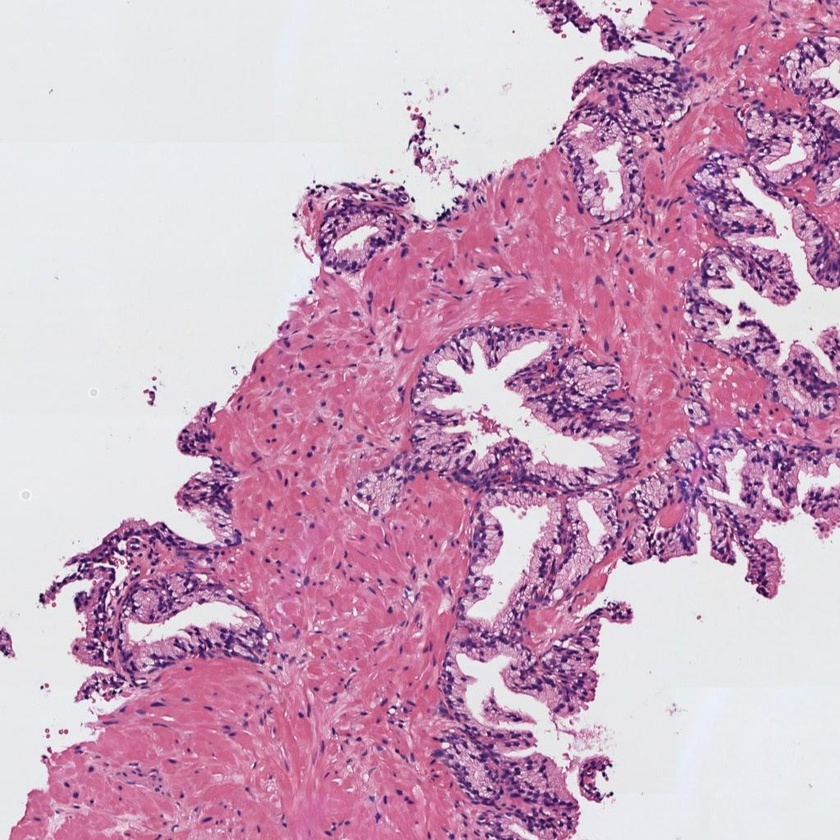
#> input picture histo_1.jpg, 840 x 840 px, shrunk from 1024 x 1024 before the run
$ jupyter execute Actividad_P1.ipynb
#> lines starting #> are read from the running program, lines starting #| are printed output that depends on the picture; after the words box and inside, x2 and y2 are one past the last pixel; in counts of white or black regions, pixels touching at a corner belong together
## Convocatoria 1 - Proyecto 1

#### 0) Cargar una de las imágenes histológicas

[cell 1]
# Utilizar la librería skimage.io para leer la imagen 'histo_x.jpg' en formato RGB.
# Normalizar la imagen para que los píxeles se encuentren en el rango [0, 1]
# Visualizar la imagen

import numpy as np
import matplotlib.pyplot as plt
import skimage.io as io
import cv2

img = io.imread('histo_1.jpg')/255

fig, (ax1, ax2) = plt.subplots(1, 2, figsize=(12, 6))

ax1.imshow(img), ax1.set_title('Imagen')

ax2.hist(img.flatten(), bins=50, range=[0, 1]), ax2.set_title('Histograma')

plt.show()
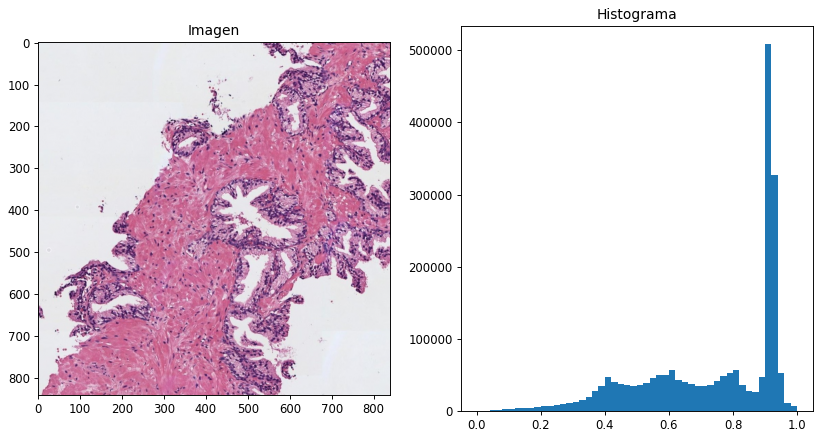
#> figure drawn by matplotlib, 2 panels; panel 2: tallest bar 508245 high, from x = 0.9 to 0.92

#### 1) Realizar una transformación de color para convertir la imagen al espacio de color CMYK

[cell 2]
# Extraer la componente magenta de la imagen (que corresponde a la región tisular)
# Visualizar la imagen del canal magenta

with np.errstate(invalid='ignore', divide='ignore'):
    K = 1 - np.max(img, axis=2)
    C = (1-img[:,:,0]-K)/(1-K)
    M = (1-img[:,:,1]-K)/(1-K)
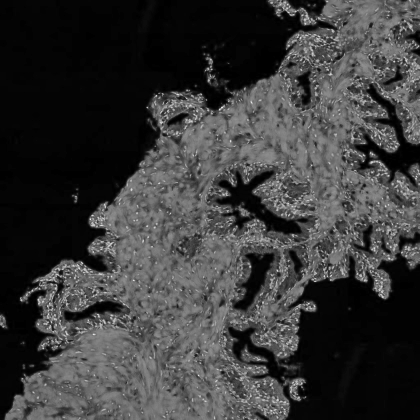
#> M: shape (840, 840) float64 (shown at 1/2 size); min 0, max 1, mean 0.229
    Y = (1-img[:,:,2]-K)/(1-K)

CMYK = (np.dstack((C,M,Y,K))*255).astype('uint8')
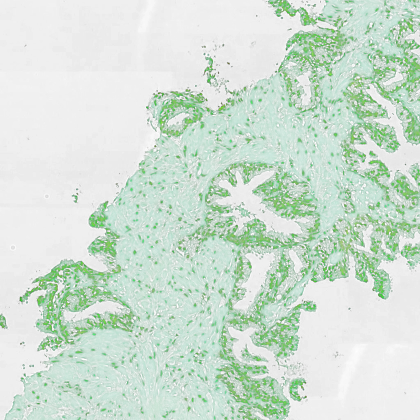
#> CMYK: shape (840, 840, 4) (shown at 1/2 size); mean R, G, B, A 2.9, 57.9, 20.2, 47.4; transparent parts drawn white
C,M,Y,K = cv2.split(CMYK)

# Visualización
fig, ax = plt.subplots(1, 2, figsize=(12, 6))

ax[0].imshow(img), ax[0].set_title('Original')
ax[1].imshow(M.astype('uint8'), cmap='gray'), ax[1].set_title('Magenta')

plt.show()

#### 2) Umbralizar la imagen para separar los píxeles del fondo de la región tisular

[cell 3]
# Aplicar un filtro gaussiano de tamaño 5x5 y después utilizar el método de Otsu de manera que
# los píxeles correspondientes al lumen y al background de la imagen sean 1s y el resto de los píxeles tengan un valor de 0.
# Nota: Recordar que el método de Otsu requiere como input una imagen en el rango [0-255] en formato "uint8".
# Visualizar la máscara resultante

gaussian_img = cv2.GaussianBlur(M, (5,5), 0)
t, mask = cv2.threshold(gaussian_img, 0, 1, cv2.THRESH_OTSU)
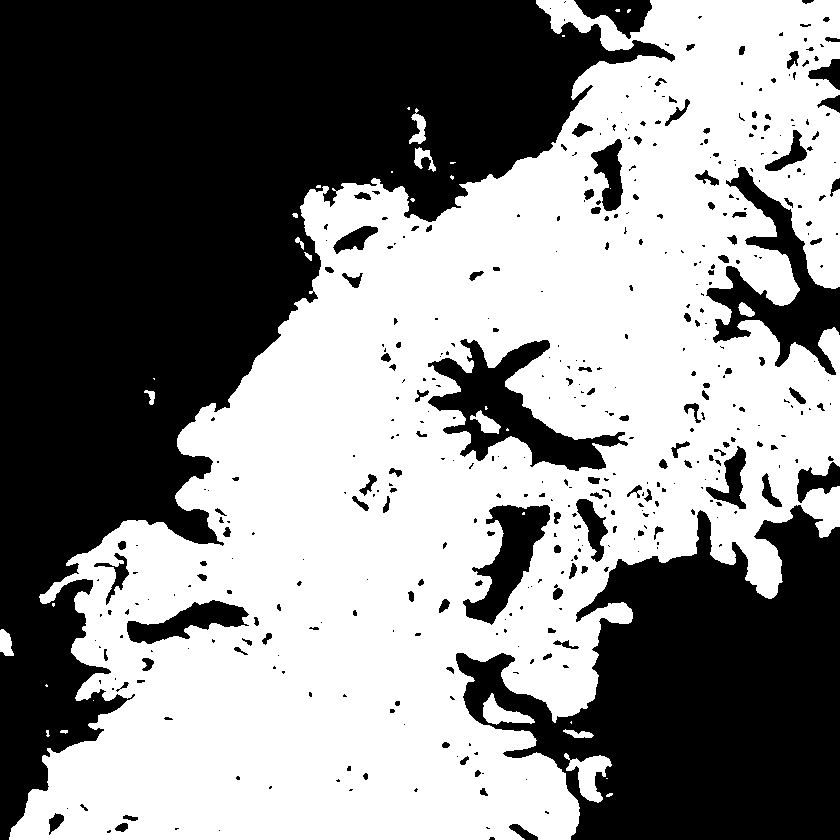
#> mask: shape (840, 840); values 0 (black) and 1 (white), 52.7% white; 443 black regions (298 under 20 px), largest, box (x1, y1, x2, y2) and area: (0, 0, 675, 840) 214960, (456, 505, 840, 840) 76845, (428, 339, 628, 471) 9195
#> t = 55

mask = 1 - mask

plt.title('Máscara Otsu t = ' + str(t))
plt.imshow(mask, cmap='gray')
plt.show()

#### 3) Limpiar la imagen eliminando los artefactos de lumen (objetos blancos pequeños que no son lúmenes)

[cell 4]
# Utilizar la librería skimage.morphology.remove_small_objects para eliminar aquellos objetos cuya área sea menor a 300 píxeles
# Más información en https://scikit-image.org/docs/dev/api/skimage.morphology.html#skimage.morphology.remove_small_objects
# Visualizaer la máscara resultante

from skimage import morphology

mask_filtered = morphology.remove_small_objects(mask.astype(bool), min_size=300)
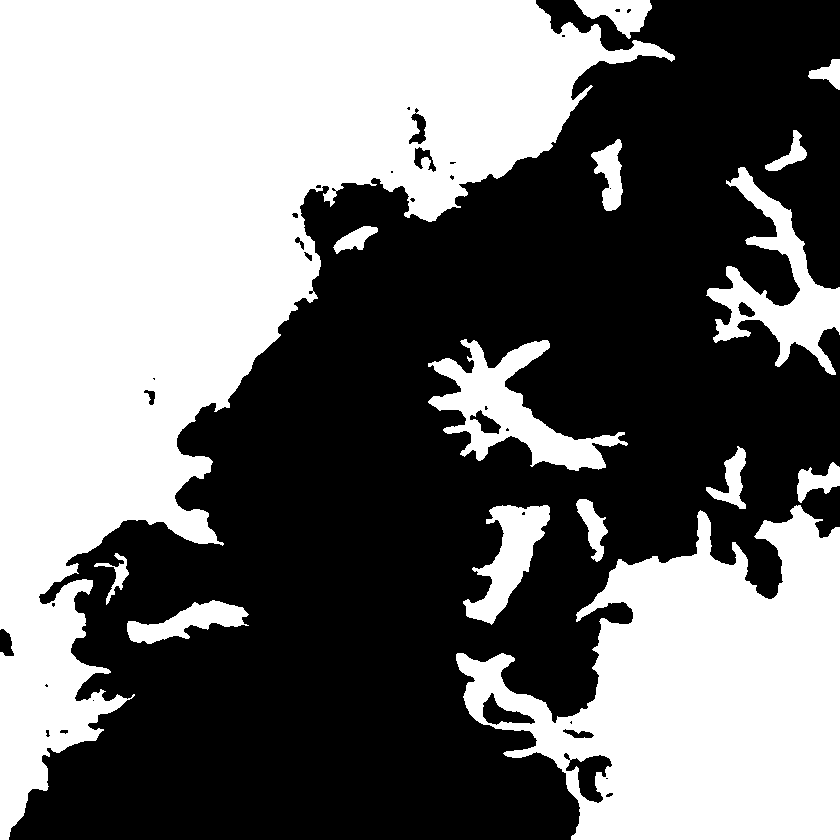
#> mask_filtered: shape (840, 840) bool; 46% white; 15 white regions, largest, box (x1, y1, x2, y2) and area: (0, 0, 675, 840) 214960, (456, 505, 840, 840) 76845, (428, 339, 628, 471) 9195
mask_filtered = mask_filtered.astype('uint8')

fig, ax = plt.subplots(1, 2, figsize=(12, 6))
ax[0].imshow(mask, cmap='gray'), ax[0].set_title('Máscara Original')
ax[1].imshow(mask_filtered, cmap='gray'), ax[1].set_title('Máscara Filtrada')

plt.show()

#### 4) Rellenar con 0s el fondo de la imagen para quedarnos únicamente con los lúmenes

[cell 5]
# Aplicar el algoritmo de expansión a partir de semillas (region growing) de manera que únicamente los lúmenes sean blancos
# y el resto de la imagen negra. Pista: utilizar dos semillas. Nota: Se pueden fijar las semillas de manera manual, pero
# se valorará positivamente a aquell@s que desarrollen una función para encontrarlas automáticamente.
# Visualizar la máscara resultante.

mask_lumenes = mask_filtered.copy()

h, w = mask_lumenes.shape
ref = np.zeros((h+2, w+2), np.uint8)

seed_points = [(0, 0), (w-1, w-1)]

for seed_point in seed_points:
    cv2.floodFill(mask_lumenes, ref, seed_point, 0)
#> mask_lumenes: shape (840, 840); values 0 (black) and 1 (white), 4.6% white; 13 white regions, largest, box (x1, y1, x2, y2) and area: (428, 339, 628, 471) 9195, (706, 167, 840, 375) 8747, (463, 505, 550, 625) 4448

fig, ax = plt.subplots(1, 2, figsize=(12, 6))
ax[0].imshow(mask_filtered, cmap='gray'), ax[0].set_title('Máscara Filtrada')
ax[1].imshow(mask_lumenes, cmap='gray'), ax[1].set_title('Máscara Rellenada')

plt.show()

#### 5) Rellenar los objetos de los lúmenes

[cell 6]
# Rellenar los lúmenes con la función binary_fill_holes de la librería scipy.ndimage.morphology
# Visualizar la máscara resultante

from scipy.ndimage import binary_fill_holes as bfh

mask_filled = bfh(mask_lumenes)
#> mask_filled: shape (840, 840) bool; 4.7% white; 13 white regions, largest, box (x1, y1, x2, y2) and area: (428, 339, 628, 471) 9550, (706, 167, 840, 375) 8898, (463, 505, 550, 625) 4456
mask_filled = mask_filled.astype('uint8')

fig, ax = plt.subplots(1, 2, figsize=(12, 6))
ax[0].imshow(mask_lumenes, cmap='gray'), ax[0].set_title('Máscara Rellenada')
ax[1].imshow(mask_filled, cmap='gray'), ax[1].set_title('Máscara con Lúmenes Rellenados')

plt.show()

#### 6) Detectar y dibujar los contornos de los lúmenes sobre la imagen original

[cell 7]
# Dibujar los contornos de los lúmenes en color verde sobre la imagen original RGB. Nota: Utilizar los flags necesarios
# para que los contornos en verde sean perfectamente visibles.
# Visualizar la imagen superpuesta

from skimage.measure import label
from skimage.measure import regionprops

lab, num = label(mask_filled, return_num=True)
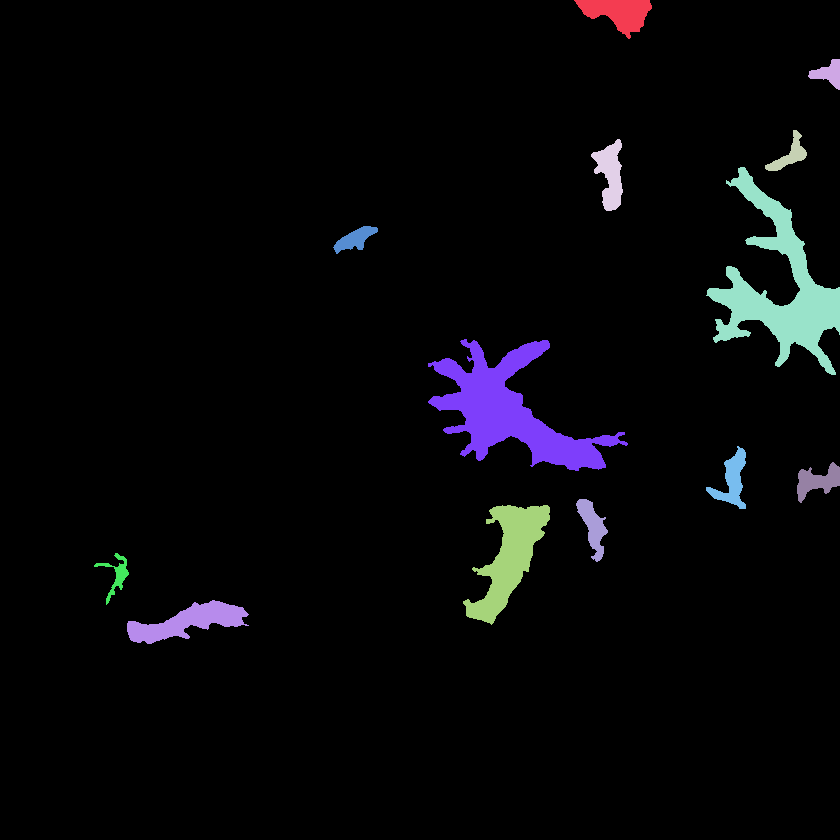
#> lab: shape (840, 840) int64; 14 distinct labels, from 0 to 13; one colour per label, 0 black
#> num = 13

print('Número de objetos: ', num)
#| Número de objetos:  13

img_contours = img.copy()

for i in range(1, num+1):

    objeto = lab == i
    objeto = objeto.astype('uint8')

    prop = regionprops(objeto)
    bbox = prop[0].bbox
    start_point = (bbox[1], bbox[0])
    end_point = (bbox[3], bbox[2])
    cv2.rectangle(img_contours, start_point, end_point, (0, 1, 0), 5)
#> this loop made 13 passes
#> (bbox, start_point, end_point) on passes 1 to 8: ((0, 574, 39, 652), (574, 0), (652, 39)), ((59, 808, 90, 840), (808, 59), (840, 90)), ((130, 765, 171, 807), (765, 130), (807, 171)), ((139, 591, 211, 623), (591, 139), (623, 211)), ((167, 706, 375, 840), (706, 167), (840, 375)), ((226, 333, 254, 378), (333, 226), (378, 254)), ((339, 428, 471, 628), (428, 339), (628, 471)), ((446, 706, 509, 746), (706, 446), (746, 509))
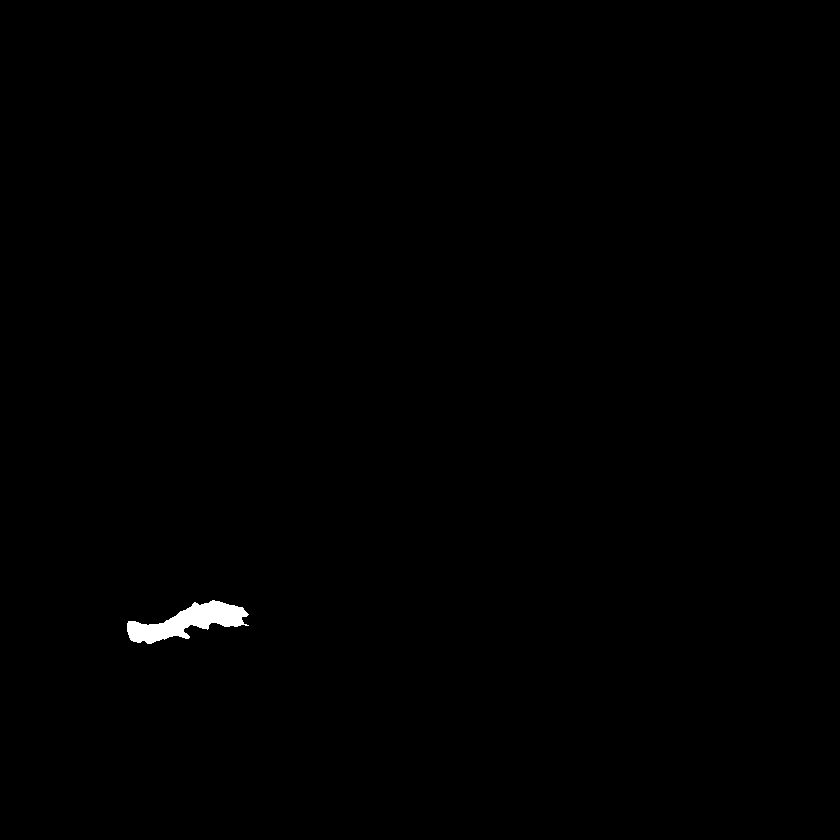
#> objeto: shape (840, 840); values 0 (black) and 1 (white), 0.35% white; 1 white region, box (x1, y1, x2, y2) and area: (127, 600, 249, 644) 2476

plt.title('Imagen Original con Lúmenes Contorneados')
plt.imshow(img_contours)
plt.show()

#### 7) Identificar y cropear el lumen más grande

[cell 8]
# Determinar cuál es el lumen de mayor área y hacer un crop del mismo sobre la imagen original RGB.
# Visualizar el lumen cropeado.

max_area = 0
max_area_index = 0

for i in range(1, num+1):

    objeto = lab == i
    objeto = objeto.astype('uint8')

    prop = regionprops(objeto)
    area = prop[0].area

    if area > max_area:
        max_area = area
        max_area_index = i
#> this loop made 13 passes
#> (area, max_area) on passes 1, 5, 7: (1640, 1640), (8898, 8898), (9550, 9550)
#> after the loop, max_area = 9550; max_area_index = 7

print('Lumen de mayor área: ', max_area_index)
#| Lumen de mayor área:  7
print('Área: ', max_area)
#| Área:  9550.0
img_max_lumen = img.copy()

objeto = lab == max_area_index
#> objeto: shape (840, 840) bool; 1.4% white; 1 white region
objeto = objeto.astype('uint8')
prop = regionprops(objeto)
#> prop = 1 regions; box (x1, y1, x2, y2) and area: (428, 339, 628, 471) 9550
bbox = prop[0].bbox
#> bbox = (339, 428, 471, 628)
start_point = (bbox[1], bbox[0])
#> start_point = (428, 339)
end_point = (bbox[3], bbox[2])
#> end_point = (628, 471)
cv2.rectangle(img_max_lumen, start_point, end_point, (0, 1, 0), 5)

img_cropped = img[bbox[0]:bbox[2], bbox[1]:bbox[3]]
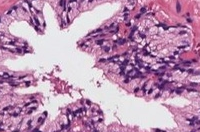
#> img_cropped: shape (132, 200, 3) float64; mean R, G, B 0.735, 0.574, 0.701

fig, ax = plt.subplots(1, 2, figsize=(12, 6))
ax[0].imshow(img_max_lumen), ax[0].set_title('Imagen Original con Lumen de Mayor Área')
ax[1].imshow(img_cropped), ax[1].set_title('Recorte del Lumen con Mayor Área')

plt.show()

#### 8) Extraer 13 características geométricas que permitan caracterizar el lumen recortado

[cell 9]
# Calcular las siguientes características del crop del lumen de mayor área, redondeando su valor hasta el cuarto decimal.
# 1) Área
# 2) Área de la bounding box
# 3) Área convexa
# 4) Exentricidad
# 5) Diámetro equivalente
# 6) Extensión
# 7) Diámetro Feret
# 8) Longitud del eje mayor
# 9) Longitud del eje menor
# 10) Orientación
# 11) Perímetro
# 12) Solidez
# 13) Compacidad

from tabulate import tabulate
import math

# Extraemos las característicias geométricas
A,BB,CA,E,ED,EX,DF,MA,MiA,OR,P,S,CO = ['Área'], ['Área de la bounding box'], ['Área convexa'], ['Exentricidad'], ['Diámetro equivalente'], \
['Extensión'], ['Diámetro Feret'], ['Longitud del eje mayor'], ['Longitud del eje menor'], ['Orientación'], ['Perímetro'], ['Solidez'], ['Compacidad']

A.append(np.round(prop[0].area, 4))
BB.append(np.round(prop[0].bbox_area, 4))
CA.append(np.round(prop[0].convex_area, 4))
E.append(np.round(prop[0].eccentricity, 4))
ED.append(np.round(prop[0].equivalent_diameter, 4))
EX.append(np.round(prop[0].extent, 4))
DF.append(np.round(prop[0].feret_diameter_max, 4))
MA.append(np.round(prop[0].major_axis_length, 4))
MiA.append(np.round(prop[0].minor_axis_length, 4))
OR.append(np.round(prop[0].orientation, 4))
P.append(np.round(prop[0].perimeter, 4))
S.append(np.round(prop[0].solidity, 4))
CO.append(np.round(4*math.pi*prop[0].area/prop[0].perimeter**2, 4))


my_data = [tuple(A), tuple(BB), tuple(CA), tuple(E), tuple(ED), tuple(EX), tuple(DF),\
          tuple(MA), tuple(MiA), tuple(OR), tuple(P), tuple(S), tuple(CO)]
#> my_data = 13 items, first 6: ('Área', 9550), ('Área de la bounding box', 26400), ('Área convexa', 19636), ('Exentricidad', 0.848), ('Diámetro equivalente', 110.3), ('Extensión', 0.362)

print(tabulate(my_data, headers=['Lumen de Mayor Área']))
#|                            Lumen de Mayor Área
#| -----------------------  ---------------------
#| Área                                 9550
#| Área de la bounding box             26400
#| Área convexa                        19636
#| Exentricidad                            0.8477
#> (further printed lines are left out)

$ run again, with histo_2.jpg copied over histo_1.jpg
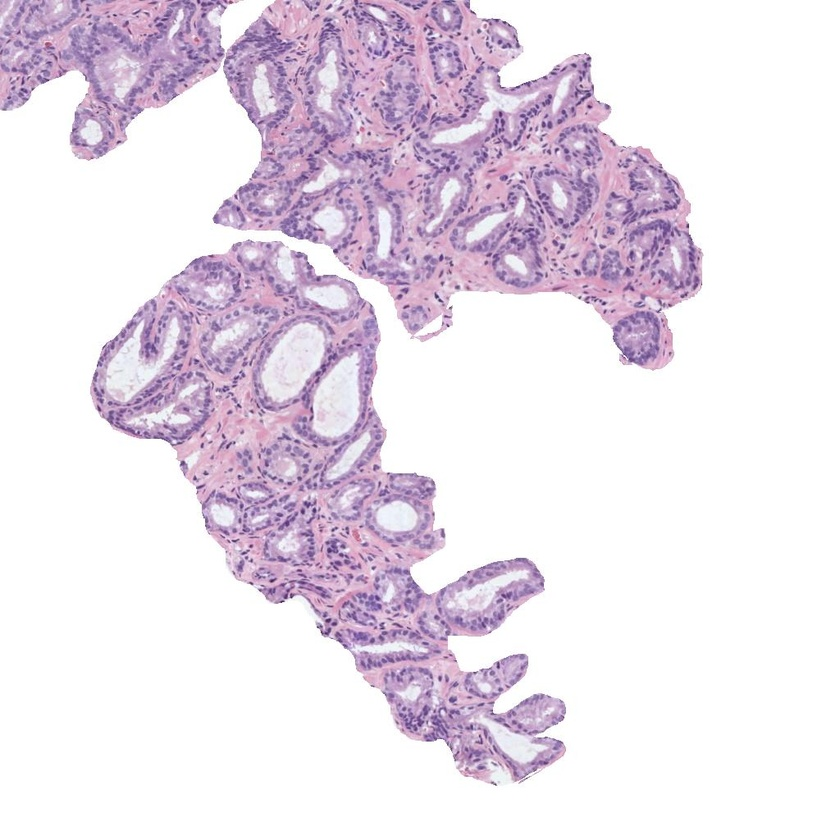
#> input picture histo_2.jpg, 840 x 840 px, shrunk from 1024 x 1024 before the run
#> `t, mask = cv2.threshold(gaussian_img, 0, 1, cv2.THRESH_OTSU)`:
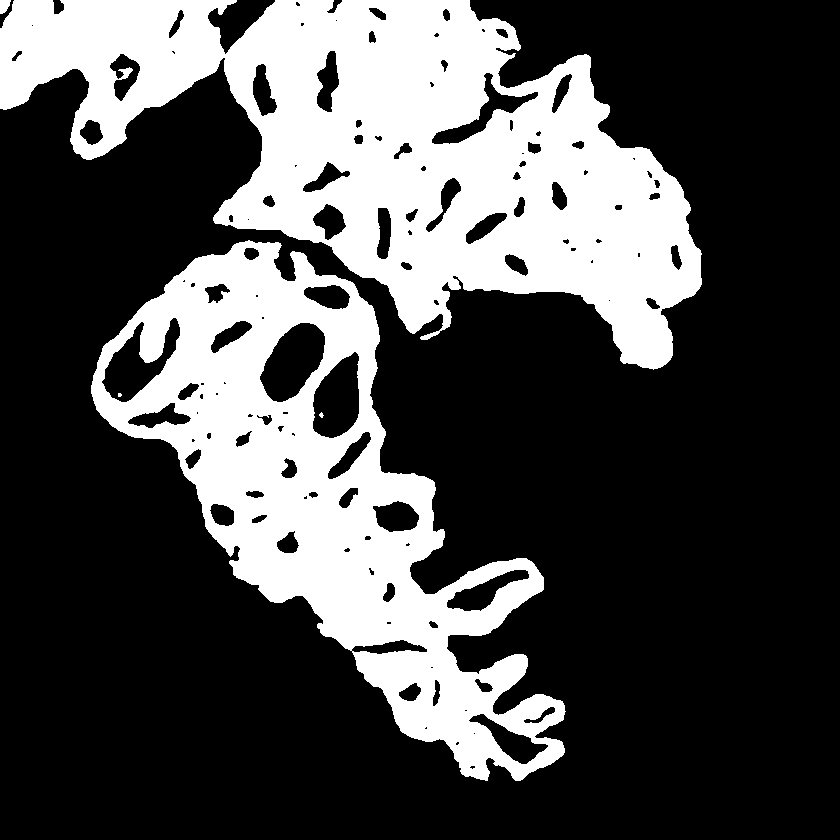
#> mask: shape (840, 840); values 0 (black) and 1 (white), 29.7% white; 5 white regions (2 under 20 px), largest, box (x1, y1, x2, y2) and area: (0, 0, 702, 370) 122943, (91, 240, 566, 781) 86647, (0, 0, 11, 14) 115
#> t = 27
#> mask_filtered: shape (840, 840) bool; 69.5% white; 4 black regions (2 under 20 px), largest, box (x1, y1, x2, y2) and area: (0, 0, 702, 370) 126073, (91, 240, 566, 781) 89294
#> mask_filled: shape (840, 840) bool; 3.7% white; 25 white regions, largest, box (x1, y1, x2, y2) and area: (260, 323, 325, 402) 3298, (313, 352, 359, 438) 2893, (102, 318, 180, 402) 2766
#> lab: shape (840, 840) int64; 26 distinct labels, from 0 to 25
#> num = 25
#| Número de objetos:  25
#> the loop `for i in range(1, num+1): ` made 25 passes
#> (bbox, start_point, end_point) on passes 1 to 8: ((0, 208, 54, 275), (208, 0), (275, 54)), ((51, 317, 112, 339), (317, 51), (339, 112)), ((54, 110, 101, 140), (110, 54), (140, 101)), ((64, 253, 116, 277), (253, 64), (277, 116)), ((73, 432, 144, 538), (432, 73), (538, 144)), ((74, 552, 113, 572), (552, 74), (572, 113)), ((120, 80, 145, 103), (80, 120), (103, 145)), ((162, 303, 192, 350), (303, 162), (350, 192))
#> the loop `for i in range(1, num+1): ` made 25 passes
#> (area, max_area) on passes 1, 5, 14, 16: (1635, 1635), (1640, 1640), (2766, 2766), (3298, 3298)
#> after the loop `for i in range(1, num+1):`: max_area = 3298; max_area_index = 16
#| Lumen de mayor área:  16
#| Área:  3298.0
#> `prop = regionprops(objeto)`: prop = 1 regions; box (x1, y1, x2, y2) and area: (260, 323, 325, 402) 3298
#> `bbox = prop[0].bbox`: bbox = (323, 260, 402, 325)
#> `start_point = (bbox[1], bbox[0])`: start_point = (260, 323)
#> `end_point = (bbox[3], bbox[2])`: end_point = (325, 402)
#> `img_cropped = img[bbox[0]:bbox[2], bbox[1]:bbox[3]]`:
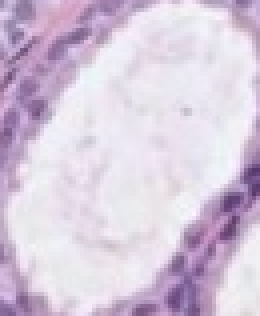
#> img_cropped: shape (79, 65, 3) float64 (shown 4 times larger); mean R, G, B 0.841, 0.789, 0.863
#> my_data = 13 items, first 6: ('Área', 3298), ('Área de la bounding box', 5135), ('Área convexa', 3402), ('Exentricidad', 0.838), ('Diámetro equivalente', 64.8), ('Extensión', 0.642)
#|                            Lumen de Mayor Área
#| -----------------------  ---------------------
#| Área                                 3298
#| Área de la bounding box              5135
#| Área convexa                         3402
#| Exentricidad                            0.8378
#> (further printed lines are left out)
